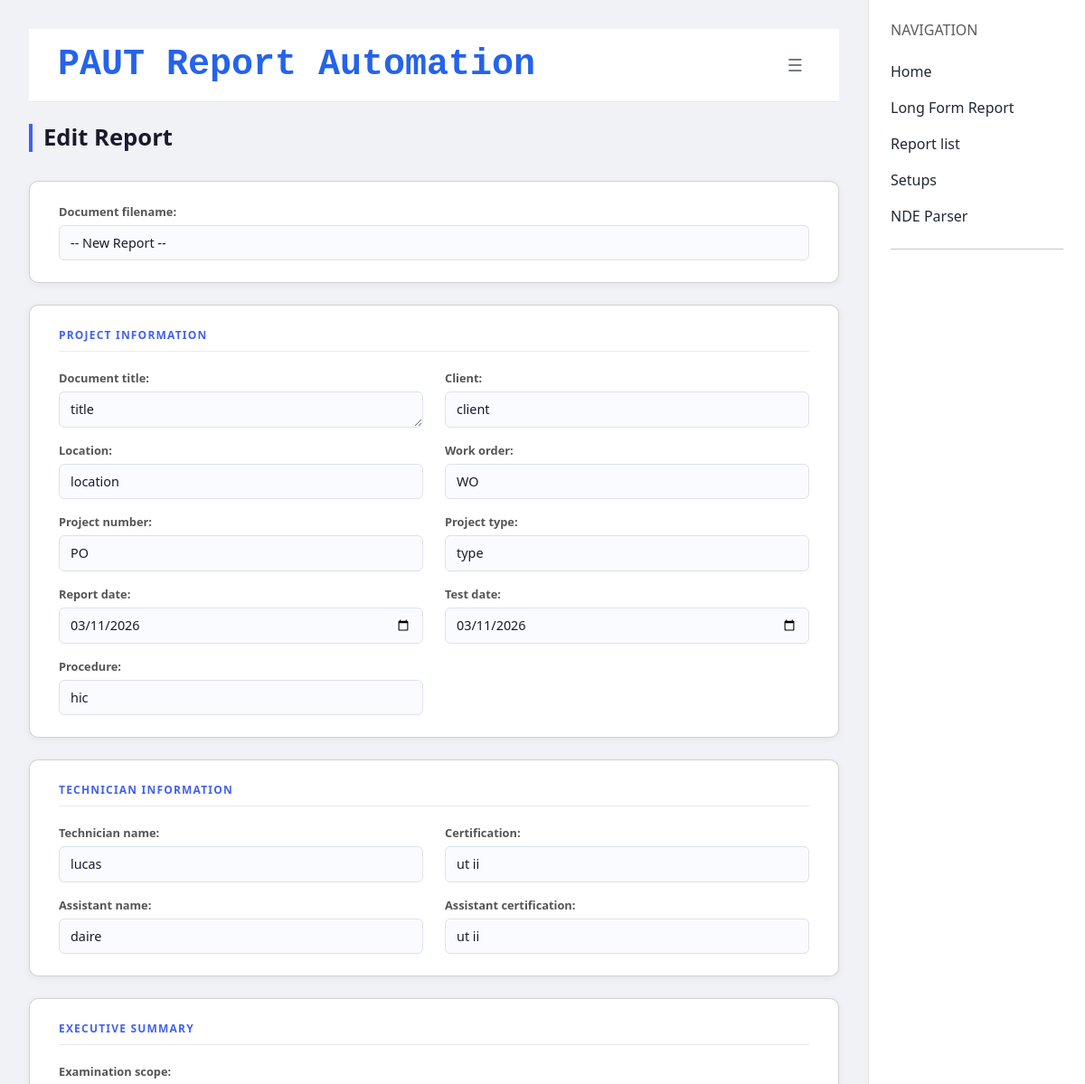
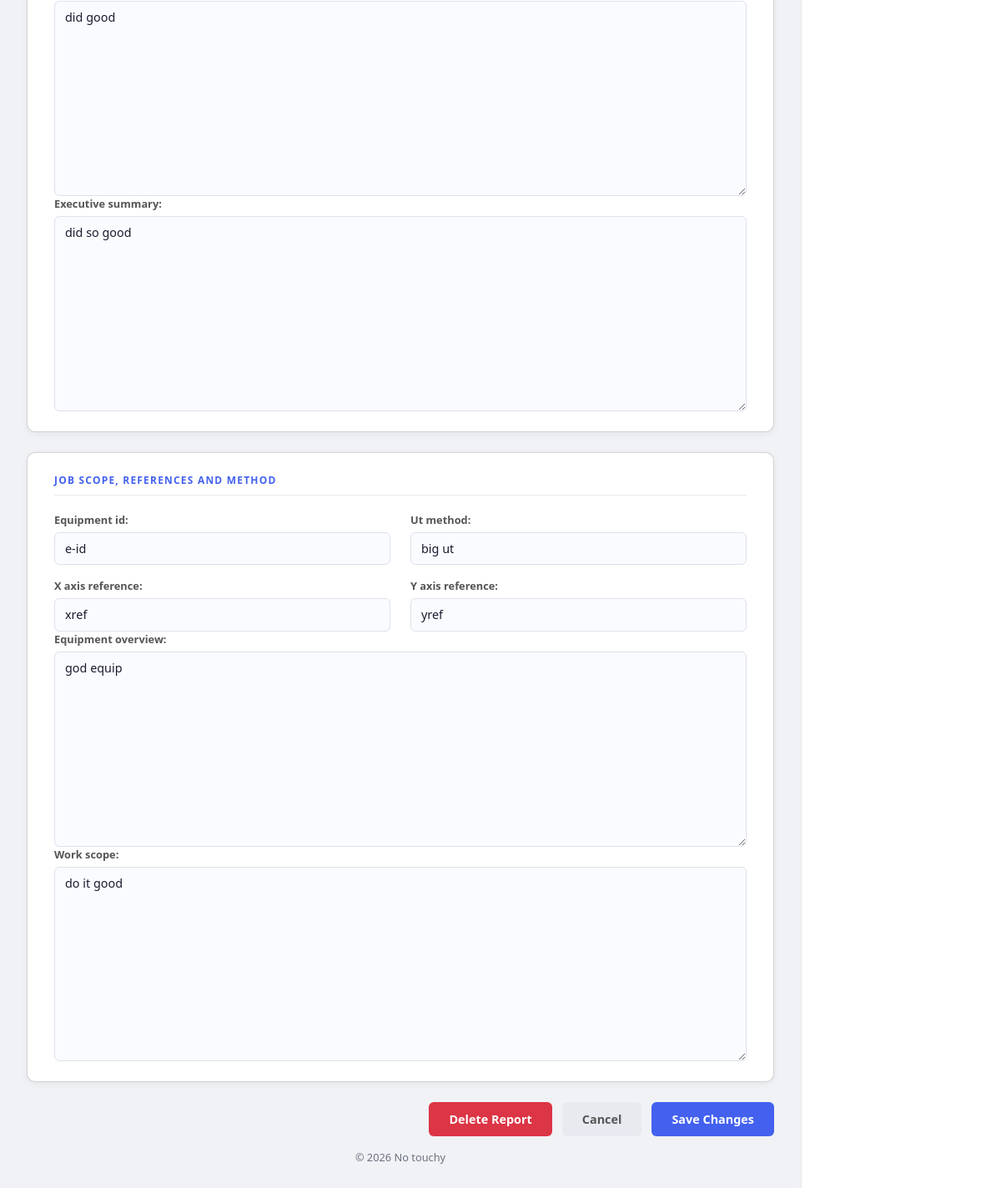
The app's page /reports/10/edit/ with its own data (2 pictures, top to bottom).
### reports/models.py (models this page shows, shortened)
class Report(models.Model):
    document_filename = models.CharField(max_length=200, blank=True)
    document_title = models.TextField(blank=True)
    client = models.CharField(max_length=200, blank=True)
    location = models.CharField(max_length=200, blank=True)
    work_order = models.CharField(max_length=100, blank=True)
    project_number = models.CharField(max_length=100, blank=True)
    report_date = models.DateField(blank=True, null=True)
    test_date = models.DateField(blank=True, null=True)
    project_type = models.CharField(max_length=200, blank=True)
    procedure = models.CharField(max_length=200, blank=True)
    technician_name = models.CharField(max_length=200, blank=True)
    certification = models.CharField(max_length=200, blank=True)
    assistant_name = models.CharField(max_length=200, blank=True)
    assistant_certification = models.CharField(max_length=200, blank=True)
    examination_scope = models.TextField(blank=True)
    executive_summary = models.TextField(blank=True)
    equipment_id = models.CharField(max_length=200, blank=True)
    equipment_overview = models.TextField(blank=True)
    work_scope = models.TextField(blank=True)
    x_axis_reference = models.CharField(max_length=200, blank=True)
    y_axis_reference = models.CharField(max_length=200, blank=True)
    ut_method = models.CharField(max_length=200, blank=True)

### reports/views.py (the view)
# urls.py: path('reports/<int:pk>/edit/', views.edit_existing_report, name='edit-report'),
def edit_existing_report(request, pk):
    report = get_object_or_404(Report, pk=pk)
    if request.method == 'POST':
        if 'delete' in request.POST:
            report.delete()
            return redirect('report-list')
        form = ReportForm(request.POST, instance=report)
        if form.is_valid():
            form.save()
            return redirect('report-list')
    else:
        form = ReportForm(instance=report)
    return render(request, 'reports/edit_report.html', {'form': form, 'report': report})

### reports/forms.py
class ReportForm(ModelForm):
    class Meta:
        model = Report
        fields = '__all__'
        widgets = {
            'document_title': Textarea(attrs={'rows': 1, 'style': 'min-height: 0; resize: vertical;'}),
            'report_date': DateInput(attrs={'type': 'date', 'value': date.today().isoformat()}),
            'test_date': DateInput(attrs={'type': 'date'}),
        }

### reports/templates/reports/edit_report.html (shortened to what this page needs)
{% extends 'reports/base.html' %}
{% load static %}
{% block styles %}
<link rel="stylesheet" href="{% static 'reports/css/create_report_styles.css' %}">
{% endblock %}
{% block content %}
<h1 class="page-title">Edit Report</h1>
<form method="post">
    <div class="card">
        <div class="field">
            {{ form.document_filename.label_tag }}
            {{ form.document_filename }}
        </div>
    </div>
    <div class="card">
        <div class="section-title">Project Information</div>
        <div class="grid-2">
            <div class="field">
                {{ form.document_title.label_tag }}
                {{ form.document_title }}
            </div>
            <div class="field">
                {{ form.client.label_tag }}
                {{ form.client }}
            </div>
            <div class="field">
                {{ form.location.label_tag }}
                {{ form.location }}
            </div>
            <div class="field">
                {{ form.work_order.label_tag }}
                {{ form.work_order }}
            </div>
            <div class="field">
                {{ form.project_number.label_tag }}
                {{ form.project_number }}
            </div>
            <div class="field">
                {{ form.project_type.label_tag }}
                {{ form.project_type }}
            </div>
            <div class="field">
                {{ form.report_date.label_tag }}
                {{ form.report_date }}
            </div>
            <div class="field">
                {{ form.test_date.label_tag }}
                {{ form.test_date }}
            </div>
            <div class="field">
                {{ form.procedure.label_tag }}
                {{ form.procedure }}
            </div>
        </div>
    </div>
    <div class="card">
        <div class="section-title">Technician Information</div>
        <div class="grid-2">
            <div class="field">
                {{ form.technician_name.label_tag }}
                {{ form.technician_name }}
            </div>
            <div class="field">
                {{ form.certification.label_tag }}
                {{ form.certification }}
            </div>
            <div class="field">
                {{ form.assistant_name.label_tag }}
                {{ form.assistant_name }}
            </div>
            <div class="field">
                {{ form.assistant_certification.label_tag }}
                {{ form.assistant_certification }}
            </div>
        </div>
    </div>
    <div class="card">
        <div class="section-title">Executive Summary</div>
        <div class="field">
            {{ form.examination_scope.label_tag }}
            {{ form.examination_scope }}
        </div>
        <div class="field">
            {{ form.executive_summary.label_tag }}
            {{ form.executive_summary }}
        </div>
    </div>
    <div class="card">
        <div class="section-title">Job Scope, References and Method</div>
        <div class="grid-2">
            <div class="field">
                {{ form.equipment_id.label_tag }}
                {{ form.equipment_id }}
            </div>
            <div class="field">
                {{ form.ut_method.label_tag }}
                {{ form.ut_method }}
            </div>
            <div class="field">
                {{ form.x_axis_reference.label_tag }}
                {{ form.x_axis_reference }}
            </div>
            <div class="field">
                {{ form.y_axis_reference.label_tag }}
                {{ form.y_axis_reference }}
            </div>
        </div>
        <div class="field">
            {{ form.equipment_overview.label_tag }}
            {{ form.equipment_overview }}
        </div>
        <div class="field">
            {{ form.work_scope.label_tag }}
            {{ form.work_scope }}
        </div>
    </div>
    <div class="actions">
        <button type="submit" name="delete" class="btn btn-danger">Delete Report</button>
        <a href="{% url 'report-list' %}"><button type="button" class="btn btn-secondary">Cancel</button></a>
        <button type="submit" class="btn btn-primary">Save Changes</button>
    </div>
</form>
{% endblock %}

### reports/static/reports/css/base_styles.css (style rules this page uses)
body { font-family: 'Vulf', monospace; background: #f3f4f6; }
.card { border-radius: 12px; box-shadow: 0 10px 25px rgba(0,0,0,.05); }

### reports/static/reports/css/create_report_styles.css (style rules this page uses)
*, *::before, *::after { box-sizing: border-box; margin: 0; padding: 0; }
body { font-family: 'Segoe UI', sans-serif; background: #f0f2f5; color: #1a1a2e; }
.page-title { font-size: 1.6rem; font-weight: 700; margin-bottom: 2rem; color: #1a1a2e; border-left: 4px solid #4361ee; padding-left: 0.75rem; }
.card { background: #fff; border-radius: 10px; padding: 1.5rem 2rem; margin-bottom: 1.5rem; box-shadow: 0 2px 8px rgba(0,0,0,0.06); }
.section-title { font-size: 0.75rem; font-weight: 700; text-transform: uppercase; letter-spacing: 0.1em; color: #4361ee; margin-bottom: 1.25rem; padding-bottom: 0.5rem; border-bottom: 1px solid #e8eaf0; }
.grid-2 { display: grid; grid-template-columns: 1fr 1fr; gap: 1rem 1.5rem; }
.field { display: flex; flex-direction: column; gap: 0.3rem; }
label { font-size: 0.8rem; font-weight: 600; color: #555; }
input[type="text"], input[type="date"], textarea, select { width: 100%; padding: 0.5rem 0.75rem; border: 1px solid #dde1ec; border-radius: 6px; font-size: 0.9rem; color: #1a1a2e; background: #fafbff; transition: border-color 0.2s; font-family: inherit; }
textarea { resize: vertical; min-height: 90px; }
.actions { display: flex; justify-content: flex-end; gap: 0.75rem; margin-top: 1rem; }
.btn { padding: 0.6rem 1.5rem; border-radius: 6px; font-size: 0.9rem; font-weight: 600; cursor: pointer; border: none; }
.btn-primary { background: #4361ee; color: #fff; }
.btn-secondary { background: #e8eaf0; color: #555; }

### records on screen
Report: document_filename "-- New Report --", document_title "title", client "client", location "location", work_order "WO", project_number "PO", project_type "type", report_date "03/11/2026", test_date "03/11/2026", procedure "hic", technician_name "lucas", certification "ut ii", assistant_name "daire", assistant_certification "ut ii", examination_scope "did good", executive_summary "did so good", equipment_id "e-id", ut_method "big ut", x_axis_reference "xref", y_axis_reference "yref", equipment_overview "god equip", work_scope "do it good"
